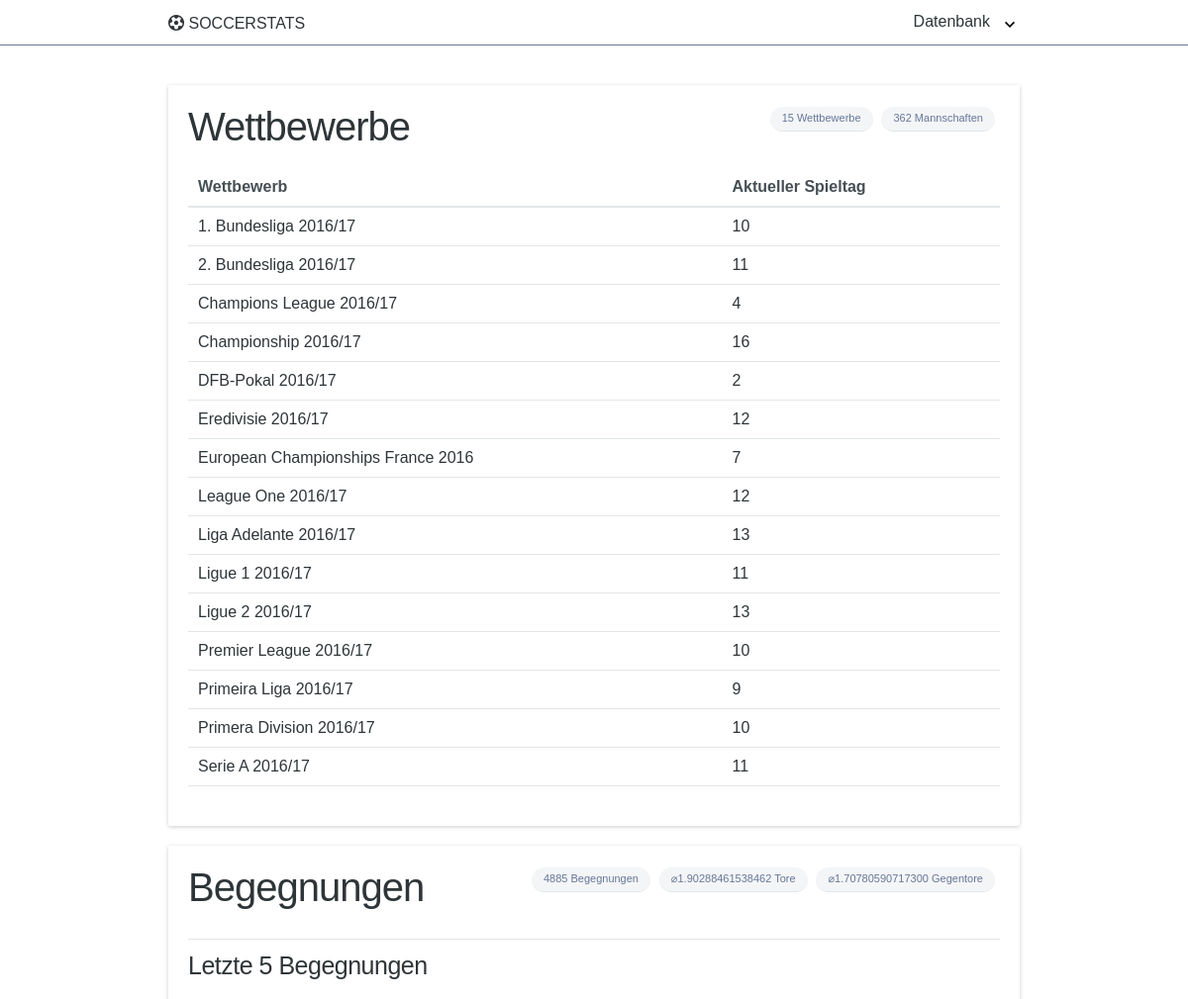
The app's page / (upper part), older data.
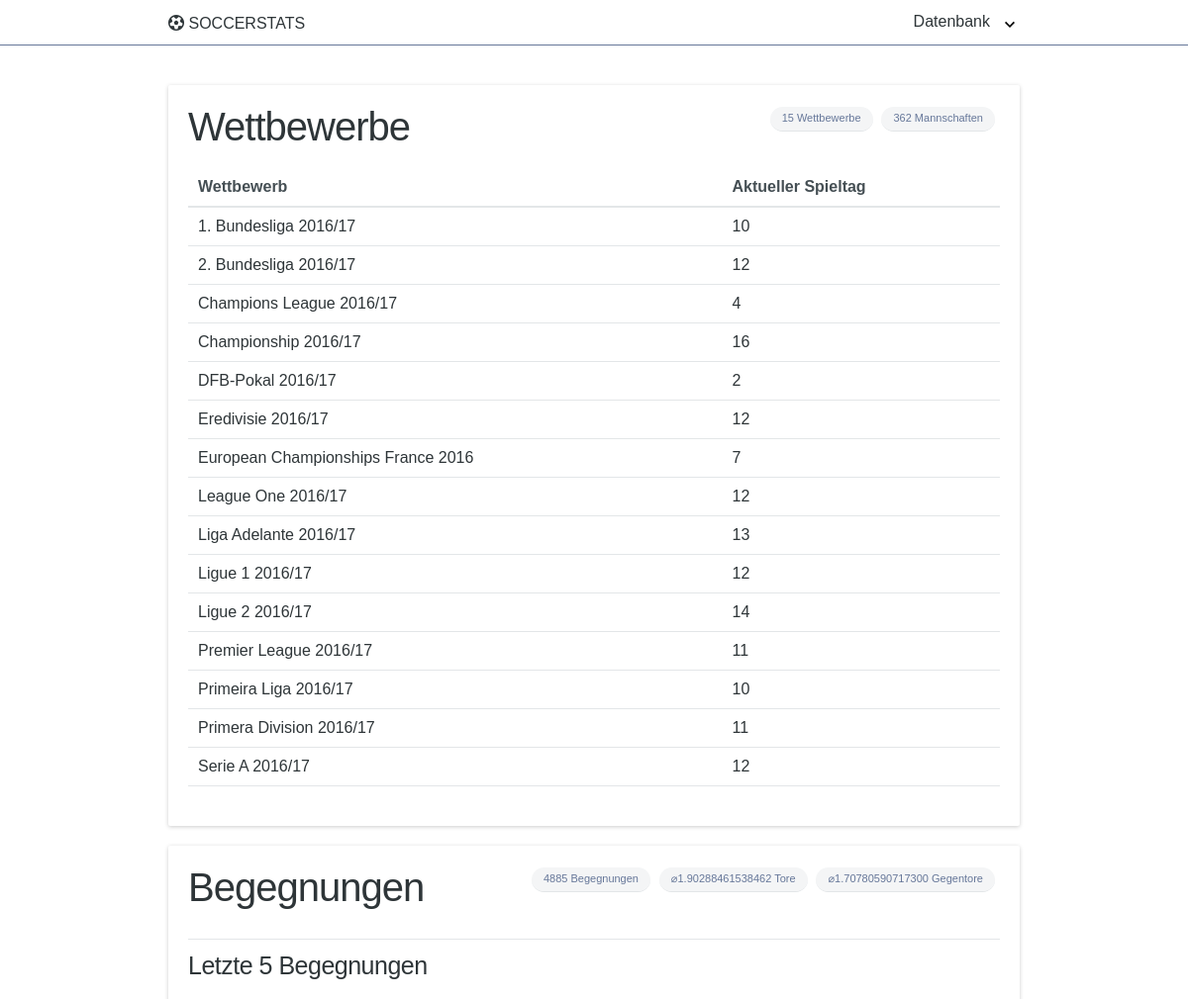
The same page, newer data.
### competition/models.py (models this page shows, shortened)
class Competition(models.Model):
    id = models.PositiveSmallIntegerField(primary_key=True)
    caption = models.CharField(max_length=255)
    league = models.CharField(
        max_length=255,
        choices=((subclass.choices()[0], subclass.choices()[1]) for subclass in CompetitionId.__subclasses__())
    )
    year = models.IntegerField(choices=[(r, r) for r in range(1980, (datetime.datetime.now().year + 1))])
    current_matchday = models.PositiveSmallIntegerField()
    number_of_matchdays = models.PositiveSmallIntegerField()
    number_of_teams = models.PositiveSmallIntegerField()
    number_of_games = models.PositiveSmallIntegerField()
    last_updated = models.DateTimeField()
    class Meta:
        ordering = ['caption']

### SoccerStats/views.py (the view)
# urls.py: url(r'^$', views.index, name='index'),
def index(request):
    from competition.models import Competition
    from fixture.models import Fixture
    from player.models import Player
    from table.models import CupTable
    from table.models import LeagueTable
    from team.models import Team
    from django.db.models import Avg, Sum, DecimalField
    cup_tables_current_matchday = CupTable.objects.raw('''
            SELECT cup_table1.id, cup_table1.league_caption, cup_table1.matchday
            FROM table_cuptable cup_table1, (
              SELECT league_caption, MAX(matchday) AS current_matchday
              FROM table_cuptable
              GROUP BY league_caption
            ) AS cup_table2
            WHERE cup_table1.league_caption = cup_table2.league_caption
            AND cup_table1.matchday = cup_table2.current_matchday
            ''')
    league_tables_current_matchday = LeagueTable.objects.raw('''
            SELECT league_table1.id, league_table1.league_caption, league_table1.matchday
            FROM table_leaguetable league_table1, (
              SELECT league_caption, MAX(matchday) AS current_matchday
              FROM table_leaguetable
              GROUP BY league_caption
            ) AS league_table2
            WHERE league_table1.league_caption = league_table2.league_caption
            AND league_table1.matchday = league_table2.current_matchday
            ''')
    return render(request, 'SoccerStats/index.html', {
        'competition': {
            'list': Competition.objects.only('id', 'caption', 'current_matchday'),
            'count': Competition.objects.count(),
            'team': Competition.objects.aggregate(count=Sum('number_of_teams'))
        },
        'fixture': {
            'count': Fixture.objects.count(),
            'last_five': Fixture.objects.filter(status='FINISHED').order_by('-date')[:5],
            'result_avg': Fixture.objects.aggregate(
                goals_home_team=Avg(
                    'result__goals_home_team',
                    output_field=DecimalField(decimal_places=2),
                ),
                goals_away_team=Avg(
                    'result__goals_away_team',
                    output_field=DecimalField(decimal_places=2),
                ),
            )
        },
        'player': {
            'count': Player.objects.count(),
            'market_value': Player.objects.aggregate(
                avg=Avg(
                    'market_value',
                    output_field=DecimalField(decimal_places=2),
                ),
            ),
            'best_five': Player.objects.order_by('-market_value')[:5],
        },
        'cup_table': {
            'list': cup_tables_current_matchday,
            'count': len(list(cup_tables_current_matchday)),
        },
        'league_table': {
            'list': league_tables_current_matchday,
            'count': len(list(league_tables_current_matchday)),
        },
        'team': {
            'count': Team.objects.count(),
            'squad_market_value': Team.objects.aggregate(
                avg=Avg(
                    'squad_market_value',
                    output_field=DecimalField(decimal_places=2),
                )
            ),
            'best_five': Team.objects.order_by('-squad_market_value')[:5],
        }
    })

### SoccerStats/custom_context_processors.py (called while the page is built)
def competition_caption_processor(request):
    return {'captions': Competition.objects.all().values_list('caption', flat=True)}

def competition_league_processor(request):
    return {'leagues': [CompetitionId.reverse_lookup(competition).value for competition in
                        Competition.objects.all().values_list('league', flat=True)]}

### competition/models.py (called while the page is built)
    @classmethod
    def reverse_lookup(cls, value):
        for subclass in cls.__subclasses__():
            for _, member in subclass.__members__.items():
                if member.name == value:
                    return member

### templates/SoccerStats/index.html (shortened to what this page needs)
{% extends 'SoccerStats/base.html' %}
{% load humanize %}
{% block content %}
    <card>
        <grid>
            <div col="1/3">
                <h1>Wettbewerbe</h1>
            </div>
            <div col="2/3" txt="r">
                <tag>{{ competition.count }} Wettbewerbe</tag>
                <tag>{{ competition.team.count }} Mannschaften</tag>
            </div>
        </grid>
        <table>
            <thead>
            <tr>
                <th>Wettbewerb</th>
                <th>Aktueller Spieltag</th>
            </tr>
            </thead>
            <tbody>
            {% for competition in competition.list %}
                <tr onclick="document.location.href = '{% url 'competition:detail' competition.id %}'"
                    style="cursor: hand">
                    <td>{{ competition.caption }}</td>
                    <td>{{ competition.current_matchday }}</td>
                </tr>
            {% endfor %}
            </tbody>
        </table>
    </card>
    <card>
        <grid>
            <div col="1/3">
                <h1>Begegnungen</h1>
            </div>
            <div col="2/3" txt="r">
                <tag>{{ fixture.count }} Begegnungen</tag>
                <tag>⌀{{ fixture.result_avg.goals_home_team }} Tore</tag>
                <tag>⌀{{ fixture.result_avg.goals_away_team }} Gegentore</tag>
            </div>
        </grid>
        <hr>
        <h3>Letzte 5 Begegnungen</h3>
        {% for last_five in fixture.last_five %}
            <grid onclick="document.location.href = '{% url 'fixture:detail' last_five.id %}'" style="cursor: hand">
                <div col="5/12" txt="c">
                </div>
                <div col="2/12" txt="c">
                </div>
                <div col="5/12" txt="c">
                </div>
            </grid>
        {% endfor %}
    </card>
{% endblock %}

Row changes from the older to the newer data that the page shows:
changed Competition "2. Bundesliga 2016/17": current_matchday "11" → "12"
changed Competition "Ligue 1 2016/17": current_matchday "11" → "12"
changed Competition "Ligue 2 2016/17": current_matchday "13" → "14"
changed Competition "Premier League 2016/17": current_matchday "10" → "11"
changed Competition "Primeira Liga 2016/17": current_matchday "9" → "10"
changed Competition "Primera Division 2016/17": current_matchday "10" → "11"
changed Competition "Serie A 2016/17": current_matchday "11" → "12"
